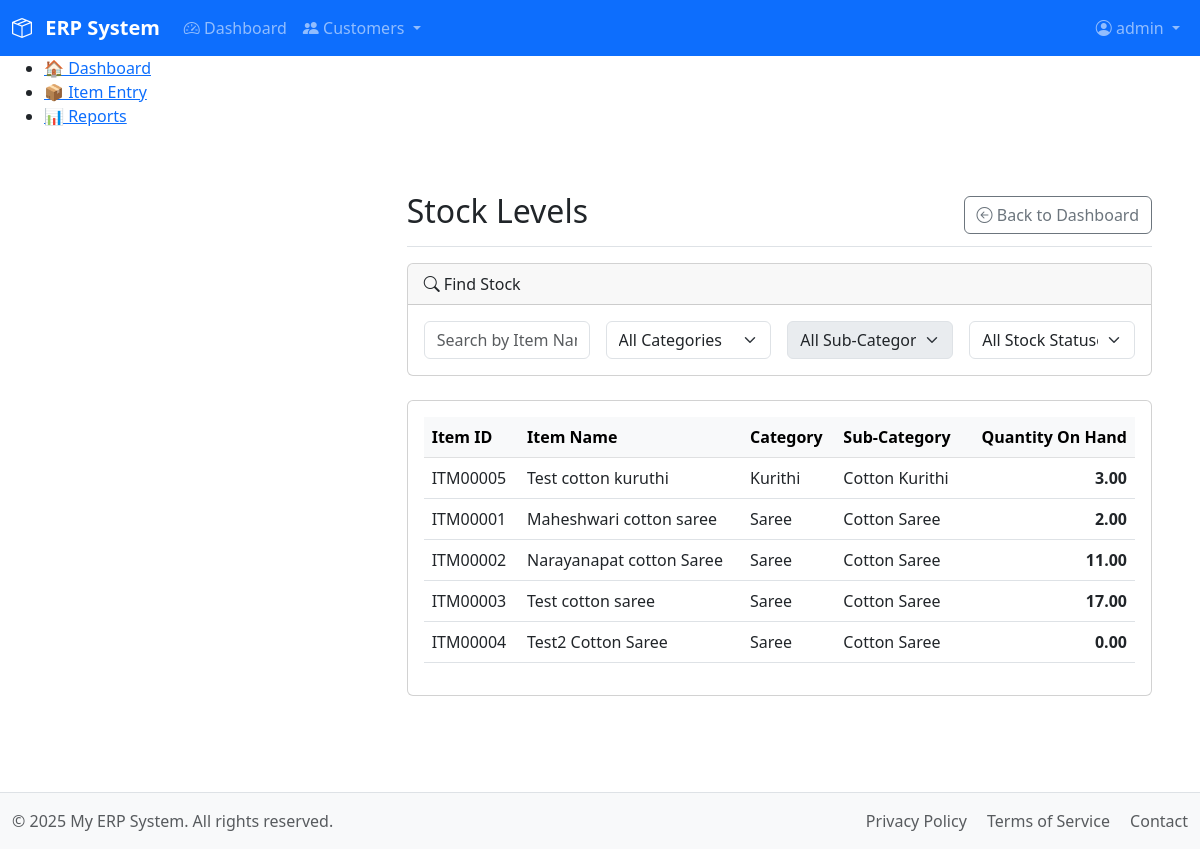
/Site/modules/inventory/list_stock_levels.php (signed in), run on the app's committed database.
### tables this page shows
CREATE TABLE `items` (
  `item_id` varchar(10) NOT NULL,
  `category_sub_id` varchar(10) NOT NULL,
  `name` varchar(150) NOT NULL,
  `uom` varchar(20) NOT NULL DEFAULT 'No',
  `description` text DEFAULT NULL,
  `created_at` timestamp NOT NULL DEFAULT current_timestamp(),
  `created_by` int(11) DEFAULT NULL,
  `created_by_name` varchar(50) DEFAULT NULL,
  `updated_at` timestamp NULL DEFAULT NULL ON UPDATE current_timestamp(),
  `updated_by` int(11) DEFAULT NULL,
  `updated_by_name` varchar(50) DEFAULT NULL,
  PRIMARY KEY (`item_id`),
  UNIQUE KEY `name` (`name`),
  KEY `category_sub_id` (`category_sub_id`),
  CONSTRAINT `fk_category_sub` FOREIGN KEY (`category_sub_id`) REFERENCES `categories_sub` (`category_sub_id`) ON DELETE CASCADE ON UPDATE CASCADE
);

CREATE TABLE `categories` (
  `category_id` varchar(10) NOT NULL,
  `name` varchar(255) NOT NULL,
  `description` text DEFAULT NULL,
  `created_at` timestamp NOT NULL DEFAULT current_timestamp(),
  `created_by` int(11) DEFAULT NULL,
  `created_by_name` varchar(255) DEFAULT NULL,
  `updated_at` timestamp NULL DEFAULT NULL,
  `updated_by` int(11) DEFAULT NULL,
  `updated_by_name` varchar(255) DEFAULT NULL,
  PRIMARY KEY (`category_id`),
  UNIQUE KEY `name` (`name`)
);

CREATE TABLE `categories_sub` (
  `category_sub_id` varchar(10) NOT NULL,
  `category_id` varchar(10) NOT NULL,
  `name` varchar(100) NOT NULL,
  `description` text DEFAULT NULL,
  `created_at` timestamp NOT NULL DEFAULT current_timestamp(),
  `created_by` int(11) DEFAULT NULL,
  `created_by_name` varchar(50) DEFAULT NULL,
  `updated_at` timestamp NULL DEFAULT NULL ON UPDATE current_timestamp(),
  `updated_by` int(11) DEFAULT NULL,
  `updated_by_name` varchar(50) DEFAULT NULL,
  PRIMARY KEY (`category_sub_id`),
  UNIQUE KEY `name` (`name`),
  KEY `category_id` (`category_id`),
  CONSTRAINT `fk_category` FOREIGN KEY (`category_id`) REFERENCES `categories` (`category_id`) ON DELETE CASCADE ON UPDATE CASCADE
);

### Site/includes/functions.php (called while the page is built, shortened)
<?php
function search_stock_levels($filters = []) {
    $db = db();
    $sql = "
        SELECT
            i.item_id,
            i.name AS item_name,
            c.name AS category_name,
            cs.name AS sub_category_name,
            COALESCE(sl.quantity, 0.00) AS quantity
        FROM items i
        LEFT JOIN stock_levels sl ON i.item_id = sl.item_id
        JOIN categories_sub cs ON i.category_sub_id = cs.category_sub_id
        JOIN categories c ON cs.category_id = c.category_id
        WHERE 1=1
    ";
    $sql .= " ORDER BY c.name, cs.name, i.name";
    $stmt = $db->prepare($sql);
    $stmt->execute();
    $result = $stmt->get_result();
    return $result ? $result->fetch_all(MYSQLI_ASSOC) : [];
}

### Site/modules/inventory/list_stock_levels.php (the view, shortened to what this page needs)
<?php
require_once __DIR__ . '/../../includes/functions.php';
$initial_stock_levels = search_stock_levels();
require_once __DIR__ . '/../../includes/header.php';
?>
<div class="container-fluid">
    <div class="row">
        <?php require_once __DIR__ . '/../../includes/sidebar.php'; ?>
        <main class="col-md-9 ms-sm-auto col-lg-10 px-md-4">
            <div class="d-flex justify-content-between flex-wrap flex-md-nowrap align-items-center pt-3 pb-2 mb-3 border-bottom">
                <h1 class="h2">Stock Levels</h1>
                <div class="btn-toolbar mb-2 mb-md-0">
                    <a href="/index.php" class="btn btn-outline-secondary">
                        <i class="bi bi-arrow-left-circle"></i> Back to Dashboard
                    </a>
                </div>
            </div>
            <div class="card mb-4">
                <div class="card-header"><i class="bi bi-search"></i> Find Stock</div>
                <div class="card-body">
                    <form id="stockSearchForm" class="row gx-3 gy-2 align-items-center">
                        <div class="col-md-3">
                            <input type="text" class="form-control" id="search_item_name" placeholder="Search by Item Name...">
                        </div>
                        <div class="col-md-3">
                            <select id="search_category_id" class="form-select">
                                <option value="">All Categories</option>
                            </select>
                        </div>
                        <div class="col-md-3">
                            <select id="search_sub_category_id" class="form-select" disabled>
                                <option value="">All Sub-Categories</option>
                            </select>
                        </div>
                        <div class="col-md-3">
                            <select id="search_stock_status" class="form-select">
                                <option value="">All Stock Statuses</option>
                            </select>
                        </div>
                    </form>
                </div>
            </div>
            <div class="card">
                <div class="card-body">
                    <div class="table-responsive">
                        <table class="table table-hover">
                            <thead class="table-light">
                                <tr>
                                    <th>Item ID</th>
                                    <th>Item Name</th>
                                    <th>Category</th>
                                    <th>Sub-Category</th>
                                    <th class="text-end">Quantity On Hand</th>
                                </tr>
                            </thead>
                            <tbody id="stockListTableBody">
                                <?php if (empty($initial_stock_levels)): ?>
                                    <tr><td colspan="5" class="text-center text-muted">No items found.</td></tr>
                                <?php else: ?>
                                    <?php foreach ($initial_stock_levels as $item): ?>
                                        <tr>
                                            <td><?= htmlspecialchars($item['item_id']) ?></td>
                                            <td><?= htmlspecialchars($item['item_name']) ?></td>
                                            <td><?= htmlspecialchars($item['category_name']) ?></td>
                                            <td><?= htmlspecialchars($item['sub_category_name']) ?></td>
                                            <td class="text-end fw-bold"><?= htmlspecialchars(number_format($item['quantity'], 2)) ?></td>
                                        </tr>
                                    <?php endforeach; ?>
                                <?php endif; ?>
                            </tbody>
                        </table>
                    </div>
                </div>
            </div>
        </main>
    </div>
</div>
<?php require_once __DIR__ . '/../../includes/footer.php'; ?>

### Site/assets/css/main.css (style rules this page uses)
main { padding-top: 1rem; padding-bottom: 3rem; }

### data on the page
items: item_id "ITM00005", name "Test cotton kuruthi", categories.name "Kurithi", category_sub.name "Cotton Kurithi", quantity "3.00"
items: item_id "ITM00001", name "Maheshwari cotton saree", categories.name "Saree", category_sub.name "Cotton Saree", quantity "2.00"
items: item_id "ITM00002", name "Narayanapat cotton Saree", categories.name "Saree", category_sub.name "Cotton Saree", quantity "11.00"
items: item_id "ITM00003", name "Test cotton saree", categories.name "Saree", category_sub.name "Cotton Saree", quantity "17.00"
items: item_id "ITM00004", name "Test2 Cotton Saree", categories.name "Saree", category_sub.name "Cotton Saree", quantity "0.00"

### other printed values
$_SESSION['username'] "admin"
